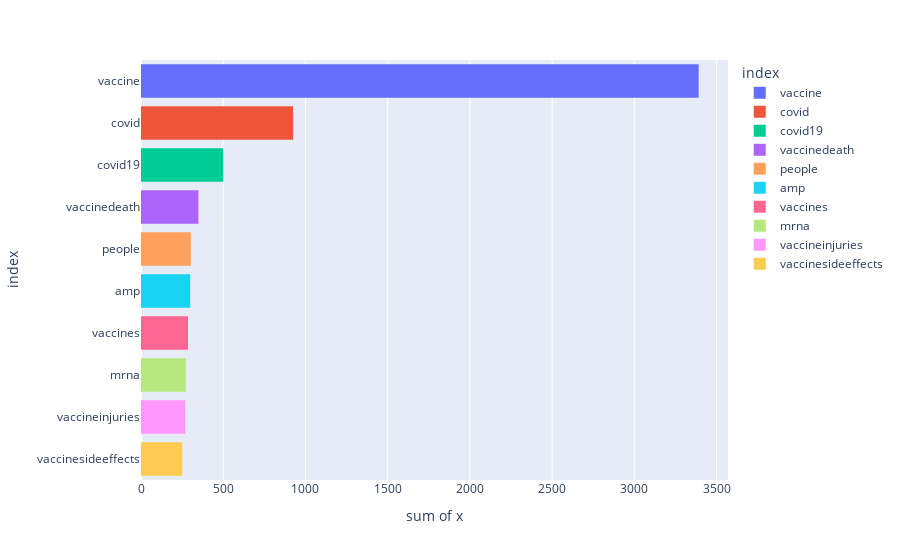

Notebook cell for this chart:
### Code cell
px.histogram(fancis, x=fancis.values, y=fancis.index ,color=fancis.index,labels=fancis.index)

### Figure 1 — Plotly figure (JSON) as saved in the notebook; plotly's stock layout.template omitted (floating-point values rounded to 4 significant figures)
{"data": [{"alignmentgroup": "True", "bingroup": "y", "histfunc": "sum", "hovertemplate": "index=%{y}<br>sum of x=%{x}<extra></extra>", "legendgroup": "vaccine", "marker": {"color": "#636efa", "pattern": {"shape": ""}}, "name": "vaccine", "offsetgroup": "vaccine", "orientation": "h", "showlegend": true, "type": "histogram", "x": [3391], "xaxis": "x", "y": ["vaccine"], "yaxis": "y"}, {"alignmentgroup": "True", "bingroup": "y", "histfunc": "sum", "hovertemplate": "index=%{y}<br>sum of x=%{x}<extra></extra>", "legendgroup": "covid", "marker": {"color": "#EF553B", "pattern": {"shape": ""}}, "name": "covid", "offsetgroup": "covid", "orientation": "h", "showlegend": true, "type": "histogram", "x": [925], "xaxis": "x", "y": ["covid"], "yaxis": "y"}, {"alignmentgroup": "True", "bingroup": "y", "histfunc": "sum", "hovertemplate": "index=%{y}<br>sum of x=%{x}<extra></extra>", "legendgroup": "covid19", "marker": {"color": "#00cc96", "pattern": {"shape": ""}}, "name": "covid19", "offsetgroup": "covid19", "orientation": "h", "showlegend": true, "type": "histogram", "x": [500], "xaxis": "x", "y": ["covid19"], "yaxis": "y"}, {"alignmentgroup": "True", "bingroup": "y", "histfunc": "sum", "hovertemplate": "index=%{y}<br>sum of x=%{x}<extra></extra>", "legendgroup": "vaccinedeath", "marker": {"color": "#ab63fa", "pattern": {"shape": ""}}, "name": "vaccinedeath", "offsetgroup": "vaccinedeath", "orientation": "h", "showlegend": true, "type": "histogram", "x": [349], "xaxis": "x", "y": ["vaccinedeath"], "yaxis": "y"}, {"alignmentgroup": "True", "bingroup": "y", "histfunc": "sum", "hovertemplate": "index=%{y}<br>sum of x=%{x}<extra></extra>", "legendgroup": "people", "marker": {"color": "#FFA15A", "pattern": {"shape": ""}}, "name": "people", "offsetgroup": "people", "orientation": "h", "showlegend": true, "type": "histogram", "x": [303], "xaxis": "x", "y": ["people"], "yaxis": "y"}, {"alignmentgroup": "True", "bingroup": "y", "histfunc": "sum", "hovertemplate": "index=%{y}<br>sum of x=%{x}<extra></extra>", "legendgroup": "amp", "marker": {"color": "#19d3f3", "pattern": {"shape": ""}}, "name": "amp", "offsetgroup": "amp", "orientation": "h", "showlegend": true, "type": "histogram", "x": [299], "xaxis": "x", "y": ["amp"], "yaxis": "y"}, {"alignmentgroup": "True", "bingroup": "y", "histfunc": "sum", "hovertemplate": "index=%{y}<br>sum of x=%{x}<extra></extra>", "legendgroup": "vaccines", "marker": {"color": "#FF6692", "pattern": {"shape": ""}}, "name": "vaccines", "offsetgroup": "vaccines", "orientation": "h", "showlegend": true, "type": "histogram", "x": [286], "xaxis": "x", "y": ["vaccines"], "yaxis": "y"}, {"alignmentgroup": "True", "bingroup": "y", "histfunc": "sum", "hovertemplate": "index=%{y}<br>sum of x=%{x}<extra></extra>", "legendgroup": "mrna", "marker": {"color": "#B6E880", "pattern": {"shape": ""}}, "name": "mrna", "offsetgroup": "mrna", "orientation": "h", "showlegend": true, "type": "histogram", "x": [273], "xaxis": "x", "y": ["mrna"], "yaxis": "y"}, {"alignmentgroup": "True", "bingroup": "y", "histfunc": "sum", "hovertemplate": "index=%{y}<br>sum of x=%{x}<extra></extra>", "legendgroup": "vaccineinjuries", "marker": {"color": "#FF97FF", "pattern": {"shape": ""}}, "name": "vaccineinjuries", "offsetgroup": "vaccineinjuries", "orientation": "h", "showlegend": true, "type": "histogram", "x": [269], "xaxis": "x", "y": ["vaccineinjuries"], "yaxis": "y"}, {"alignmentgroup": "True", "bingroup": "y", "histfunc": "sum", "hovertemplate": "index=%{y}<br>sum of x=%{x}<extra></extra>", "legendgroup": "vaccinesideeffects", "marker": {"color": "#FECB52", "pattern": {"shape": ""}}, "name": "vaccinesideeffects", "offsetgroup": "vaccinesideeffects", "orientation": "h", "showlegend": true, "type": "histogram", "x": [251], "xaxis": "x", "y": ["vaccinesideeffects"], "yaxis": "y"}], "layout": {"barmode": "relative", "legend": {"title": {"text": "index"}, "tracegroupgap": 0}, "margin": {"t": 60}, "xaxis": {"anchor": "y", "domain": [0, 1], "title": {"text": "sum of x"}}, "yaxis": {"anchor": "x", "categoryarray": ["vaccinesideeffects", "vaccineinjuries", "mrna", "vaccines", "amp", "people", "vaccinedeath", "covid19", "covid", "vaccine"], "categoryorder": "array", "domain": [0, 1], "title": {"text": "index"}}}}
